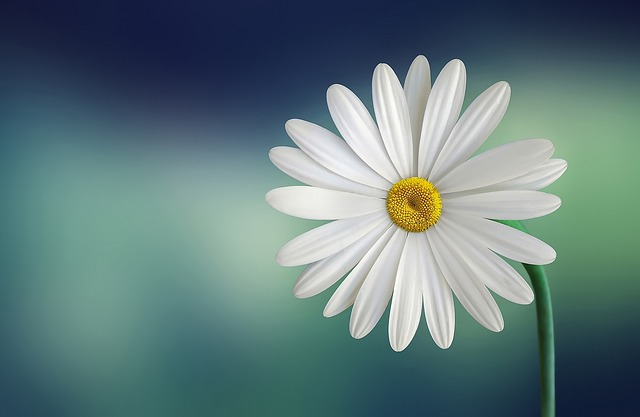
#> input picture week 1/image.jpg, 640 x 417 px, found by its file name
$ python 'image resize and color.py'
#> lines starting #> are read from the running program, lines starting #| are printed output that depends on the picture; after the words box and inside, x2 and y2 are one past the last pixel; in counts of white or black regions, pixels touching at a corner belong together

import cv2
import numpy as np

"""Fetching image"""
image = cv2.imread("D:/Current Courses/CVIP/week 1/image.jpg")
#> image is the input picture: shape (417, 640, 3); mean B, G, R 123.8, 122.4, 97.3
# print(image.shape)
# cv2.imshow("image", image)

"""Getting RGB values"""
B = image[:,:,0]
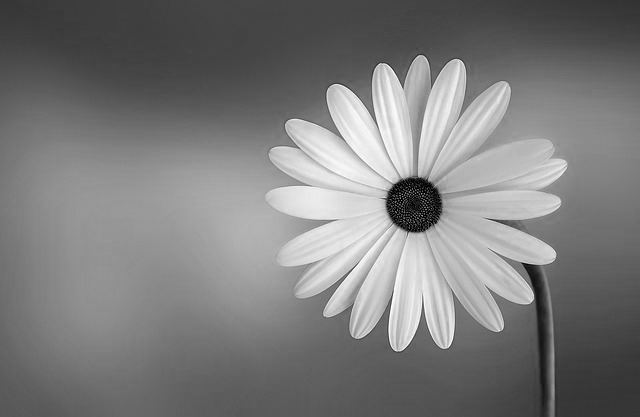
#> B: shape (417, 640); min 0, max 255, mean 123.8
G = image[:,:,1]
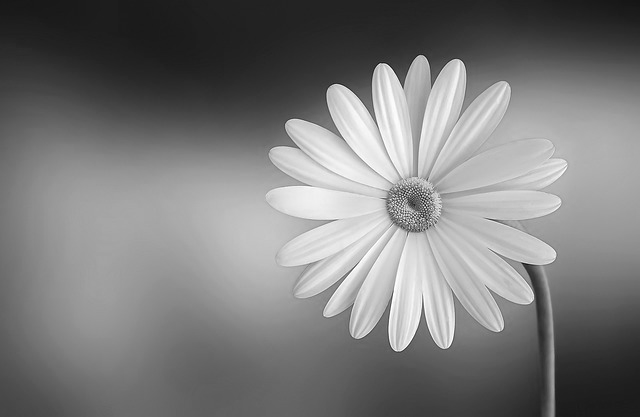
#> G: shape (417, 640); min 8, max 255, mean 122.4
R = image[:,:,2]
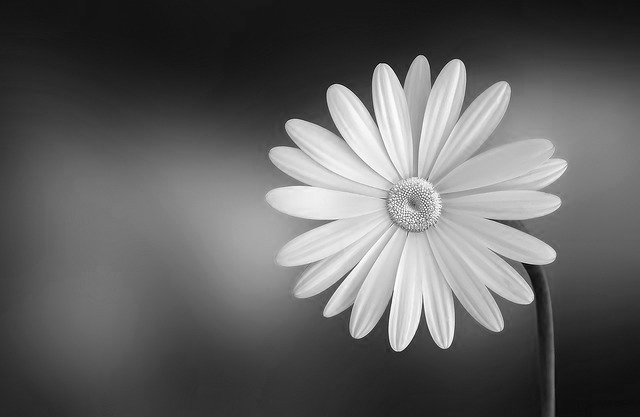
#> R: shape (417, 640); min 1, max 255, mean 97.3

# cv2.imshow("blue", B)
# cv2.imshow("green", G)
# cv2.imshow("red", R)

"""Making image to only one color scale"""
Z = np.zeros((image.shape[0], image.shape[1]))

# image[:,:,1] = Z
# image[:,:,2] = Z

# cv2.imshow("blue", B)

"""changing size of the image/Copying a part of the image"""
ROI = image[0:200, 0:200, :]
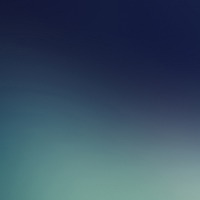
#> ROI: shape (200, 200, 3); mean B, G, R 97.8, 78.1, 55.9
# print(ROI)
cv2.imshow("roi", ROI)

"""Pasting the copied part"""
image[200:400, 200:400, :] = ROI
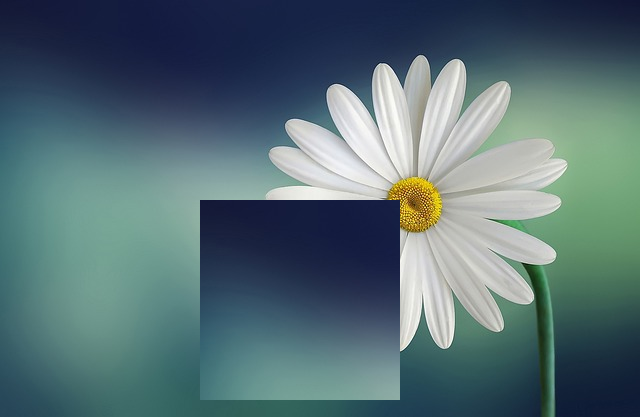
#> image: shape (417, 640, 3); 14.99% of pixels changed, all inside (x1, y1, x2, y2) = (200, 200, 400, 400)
# image[500:1000, 100:200] = cv2.resize(ROI, (100, 500))
cv2.imshow("copied image", image)

cv2.waitKey(0)
cv2.destroyAllWindows()

$ run again, with week 1/boi.jpg copied over week 1/image.jpg
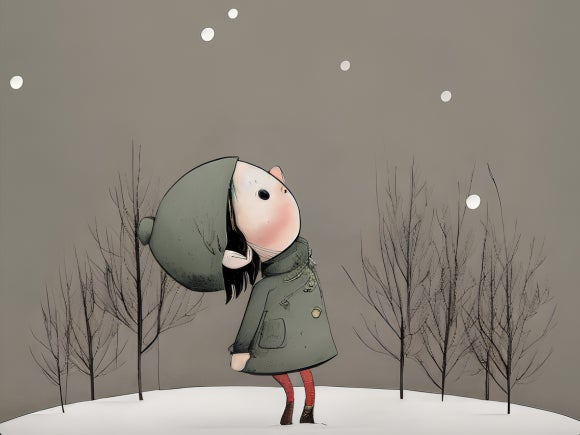
#> input picture week 1/boi.jpg, 580 x 435 px, found by its file name
#> image is the input picture: shape (435, 580, 3); mean B, G, R 123.7, 133.4, 139.9
#> `ROI = image[0:200, 0:200, :]`:
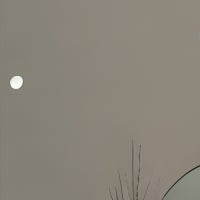
#> ROI: shape (200, 200, 3); mean B, G, R 121.4, 132.6, 138.1
#> `image[200:400, 200:400, :] = ROI`:
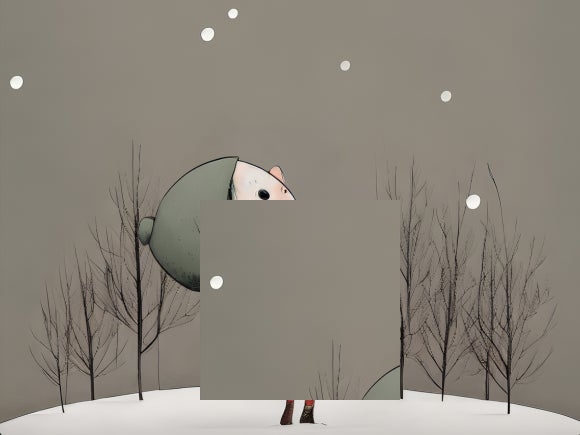
#> image: shape (435, 580, 3); 15.85% of pixels changed, all inside (x1, y1, x2, y2) = (200, 200, 400, 400)
